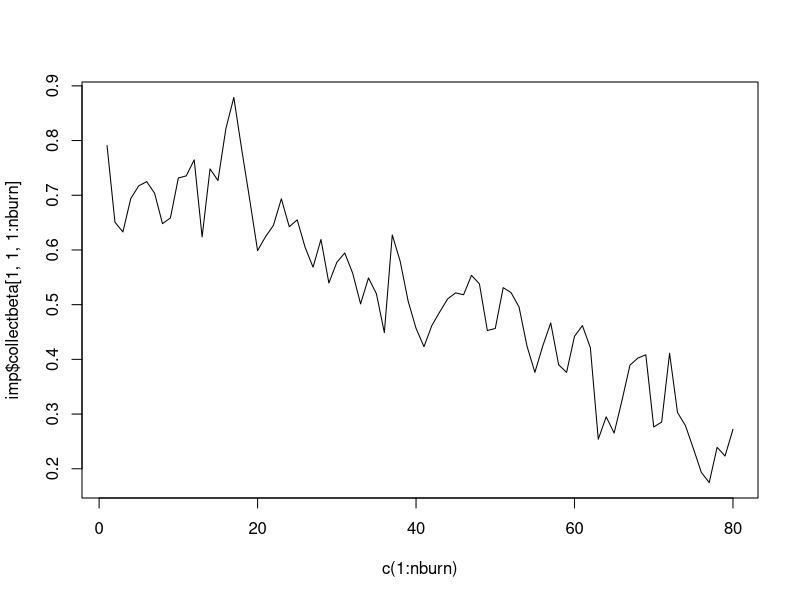
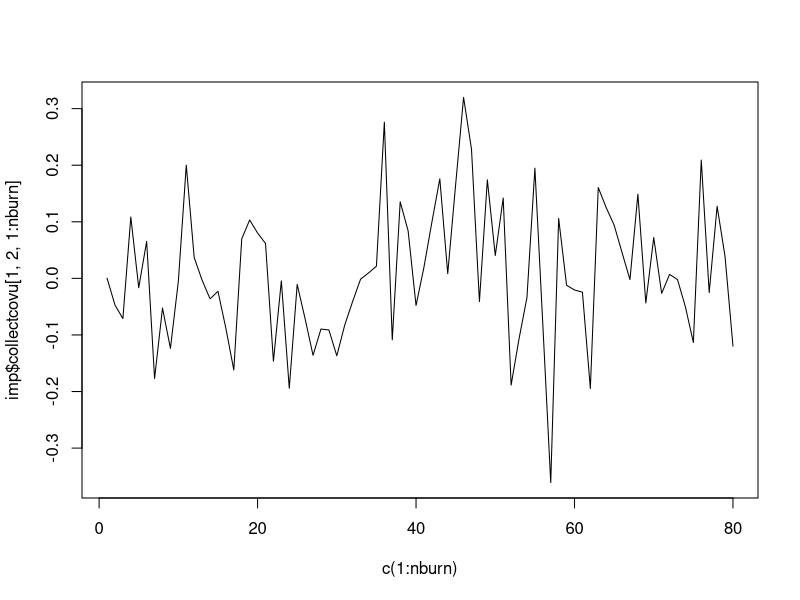

Write the R code that produced these figures, in order.
library(jomo)


### Name: jomo1ranmixhr.MCMCchain
### Title: JM Imputation of clustered data with mixed variable types with
###   cluster-specific covariance matrices - A tool to check convergence of
###   the MCMC
### Aliases: jomo1ranmixhr.MCMCchain

### ** Examples


attach(cldata)

# we define all the inputs:
# nimp, nburn and nbetween are smaller than they should. This is
#just because of CRAN policies on the examples.

Y.con=data.frame(measure,age)
Y.cat=data.frame(social)
Y.numcat=matrix(4,1,1)
X=data.frame(rep(1,1000),sex)
Z<-data.frame(rep(1,1000))
clus<-data.frame(city)
beta.start<-matrix(0,2,5)
u.start<-matrix(0,10,5)
l1cov.start<-matrix(diag(1,5),50,5,2)
l2cov.start<-diag(1,5)
l1cov.prior=diag(1,5);
l2cov.prior=diag(1,5);
nburn=as.integer(80);

a=6

# And we are finally able to run the imputation:

imp<-jomo1ranmixhr.MCMCchain(Y.con, Y.cat, Y.numcat, X,Z,clus,beta.start,u.start,
    l1cov.start, l2cov.start,l1cov.prior,l2cov.prior,nburn=nburn, a=a)
    
#We can check the convergence of the first element of beta:

plot(c(1:nburn),imp$collectbeta[1,1,1:nburn],type="l")

#Or similarly we can check the convergence of any element of th elevel 2 covariance matrix:

plot(c(1:nburn),imp$collectcovu[1,2,1:nburn],type="l")
